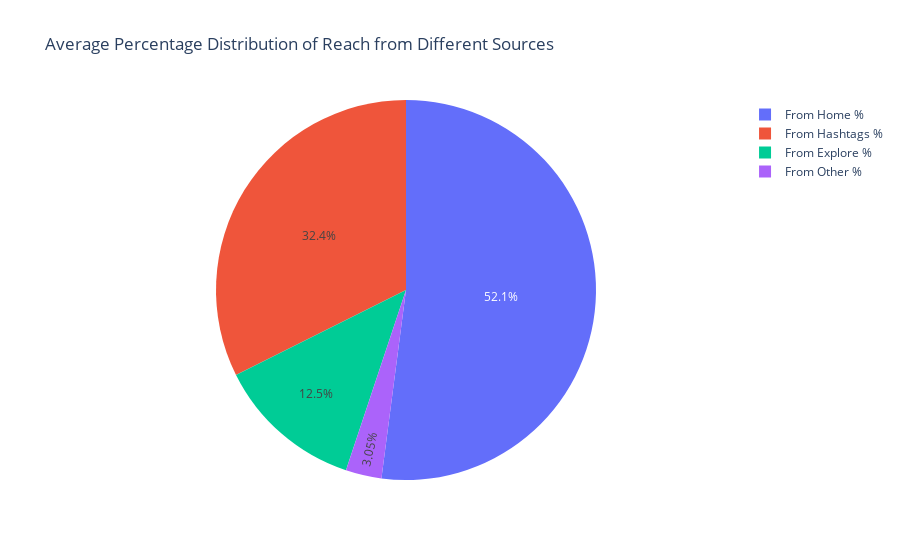

The code cell stored with this chart in its notebook:
### Code cell
# Calculating the total reach from each source
df['Total Reach'] = df[['From Home', 'From Hashtags', 'From Explore', 'From Other']].sum(axis=1)

# Calculating percentage reach from each source
for col in ['From Home', 'From Hashtags', 'From Explore', 'From Other']:
    df[col + ' %'] = df[col] / df['Total Reach'] * 100

# Aggregating average percentage reach for each source
avg_percentage_reach = df[['From Home %', 'From Hashtags %', 'From Explore %', 'From Other %']].mean()

# Creating a pie chart for the percentage distribution of reach from different sources
fig = px.pie(values=avg_percentage_reach, names=avg_percentage_reach.index,
             title='Average Percentage Distribution of Reach from Different Sources')

# Showing the plot
fig.show()

### Figure 1 — Plotly figure (JSON) as saved in the notebook; plotly's stock layout.template omitted (floating-point values rounded to 4 significant figures)
{"data": [{"domain": {"x": [0, 1], "y": [0, 1]}, "hovertemplate": "label=%{label}<br>value=%{value}<extra></extra>", "labels": ["From Home %", "From Hashtags %", "From Explore %", "From Other %"], "legendgroup": "", "name": "", "showlegend": true, "type": "pie", "values": [52.07, 32.37, 12.51, 3.05]}], "layout": {"legend": {"tracegroupgap": 0}, "title": {"text": "Average Percentage Distribution of Reach from Different Sources"}}}
